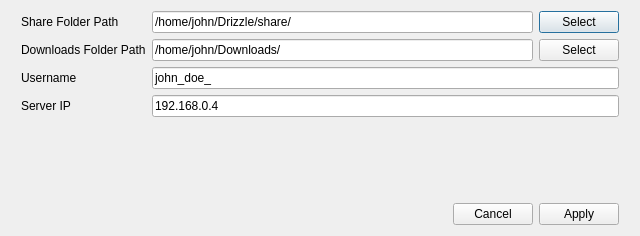
<?xml version="1.0" encoding="UTF-8"?>
<ui version="4.0">
 <class>Dialog</class>
 <widget class="QDialog" name="Dialog">
  <property name="geometry">
   <rect>
    <x>0</x>
    <y>0</y>
    <width>640</width>
    <height>236</height>
   </rect>
  </property>
  <property name="windowTitle">
   <string>Settings</string>
  </property>
  <layout class="QVBoxLayout" name="verticalLayout_2">
   <item>
    <layout class="QVBoxLayout" name="verticalLayout">
     <property name="leftMargin">
      <number>10</number>
     </property>
     <property name="rightMargin">
      <number>10</number>
     </property>
     <item>
      <layout class="QFormLayout" name="formLayout">
       <item row="0" column="0">
        <widget class="QLabel" name="label">
         <property name="text">
          <string>Share Folder Path</string>
         </property>
         <property name="margin">
          <number>10</number>
         </property>
        </widget>
       </item>
       <item row="0" column="1">
        <layout class="QHBoxLayout" name="horizontalLayout">
         <item>
          <widget class="QLineEdit" name="lineEdit">
           <property name="text">
            <string>/home/john/Drizzle/share/</string>
           </property>
          </widget>
         </item>
         <item>
          <widget class="QPushButton" name="pushButton">
           <property name="text">
            <string>Select</string>
           </property>
          </widget>
         </item>
        </layout>
       </item>
       <item row="1" column="0">
        <widget class="QLabel" name="label_2">
         <property name="text">
          <string>Downloads Folder Path</string>
         </property>
         <property name="margin">
          <number>10</number>
         </property>
        </widget>
       </item>
       <item row="1" column="1">
        <layout class="QHBoxLayout" name="horizontalLayout_2">
         <item>
          <widget class="QLineEdit" name="lineEdit_2">
           <property name="text">
            <string>/home/john/Downloads/</string>
           </property>
          </widget>
         </item>
         <item>
          <widget class="QPushButton" name="pushButton_2">
           <property name="text">
            <string>Select</string>
           </property>
          </widget>
         </item>
        </layout>
       </item>
       <item row="2" column="0">
        <widget class="QLabel" name="label_3">
         <property name="text">
          <string>Username</string>
         </property>
         <property name="margin">
          <number>10</number>
         </property>
        </widget>
       </item>
       <item row="2" column="1">
        <widget class="QLineEdit" name="lineEdit_3">
         <property name="text">
          <string>john_doe_</string>
         </property>
        </widget>
       </item>
       <item row="3" column="1">
        <widget class="QLineEdit" name="lineEdit_4">
         <property name="text">
          <string>192.168.0.4</string>
         </property>
        </widget>
       </item>
       <item row="3" column="0">
        <widget class="QLabel" name="label_4">
         <property name="text">
          <string>Server IP</string>
         </property>
         <property name="margin">
          <number>10</number>
         </property>
        </widget>
       </item>
      </layout>
     </item>
     <item>
      <layout class="QHBoxLayout" name="horizontalLayout_3">
       <item>
        <spacer name="horizontalSpacer">
         <property name="orientation">
          <enum>Qt::Horizontal</enum>
         </property>
         <property name="sizeHint" stdset="0">
          <size>
           <width>40</width>
           <height>20</height>
          </size>
         </property>
        </spacer>
       </item>
       <item>
        <widget class="QPushButton" name="pushButton_4">
         <property name="text">
          <string>Cancel</string>
         </property>
        </widget>
       </item>
       <item>
        <widget class="QPushButton" name="pushButton_3">
         <property name="text">
          <string>Apply</string>
         </property>
        </widget>
       </item>
      </layout>
     </item>
    </layout>
   </item>
  </layout>
 </widget>
 <resources/>
 <connections/>
</ui>
